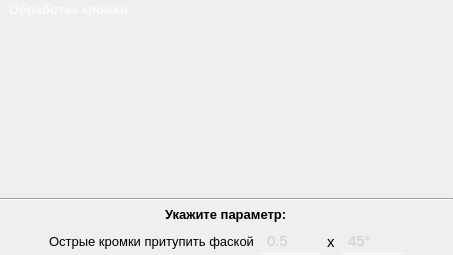
     <widget class="QWidget" name="page_meh">
      <layout class="QVBoxLayout" name="verticalLayout_3">
       <property name="leftMargin">
        <number>0</number>
       </property>
       <property name="topMargin">
        <number>0</number>
       </property>
       <property name="rightMargin">
        <number>0</number>
       </property>
       <property name="bottomMargin">
        <number>0</number>
       </property>
       <item>
        <widget class="QListWidget" name="listWidget_meh">
         <property name="sizePolicy">
          <sizepolicy hsizetype="Expanding" vsizetype="Expanding">
           <horstretch>0</horstretch>
           <verstretch>0</verstretch>
          </sizepolicy>
         </property>
         <property name="minimumSize">
          <size>
           <width>200</width>
           <height>0</height>
          </size>
         </property>
         <property name="font">
          <font>
           <pointsize>10</pointsize>
           <bold>true</bold>
          </font>
         </property>
         <property name="cursor" stdset="0">
          <cursorShape>PointingHandCursor</cursorShape>
         </property>
         <property name="styleSheet">
          <string notr="true">
/* ───────────── Сам список ───────────── */
QListWidget {
    background: transparent;
    font-size: 10pt;
	border: none;
    color: #E8EAF0;
}

/* ───────────── Элементы ───────────── */
QListWidget::item {
    background: transparent;
    border: none;
    border-radius: 12px;
    margin: 2px 6px;
    color: rgba(255, 255, 255, 0.72);
}

QListWidget::item:hover {
    background: rgba(255, 255, 255, 0.07);
    color: #FFFFFF;
}

QListWidget::item:selected {
    background: qlineargradient(x1:0, y1:0, x2:1, y2:0,
        stop:0 rgba(94, 129, 255, 0.32),
        stop:1 rgba(94, 129, 255, 0.08));
    color: #FFFFFF;
}

QListWidget::item:selected:hover {
    background: qlineargradient(x1:0, y1:0, x2:1, y2:0,
        stop:0 rgba(94, 129, 255, 0.42),
        stop:1 rgba(94, 129, 255, 0.14));
}

/* убираем рамку/пунктир при фокусе */
QListWidget:focus,
QListWidget::item:focus {
    outline: none;
    border: none;
}

/* ───────────── Вертикальный скроллбар ───────────── */
QScrollBar:vertical {
    background: transparent;
    width: 10px;
    margin: 4px 2px;
    border-radius: 5px;
}
QScrollBar::handle:vertical {
    background: rgba(255, 255, 255, 0.18);
    min-height: 30px;
    border-radius: 5px;
}
QScrollBar::handle:vertical:hover {
    background: rgba(255, 255, 255, 0.32);
}
QScrollBar::add-line:vertical,
QScrollBar::sub-line:vertical { height: 0; }
QScrollBar::add-page:vertical,
QScrollBar::sub-page:vertical { background: transparent; }

/* ───────────── Горизонтальный скроллбар ───────────── */
QScrollBar:horizontal {
    background: transparent;
    height: 10px;
    margin: 2px 4px;
    border-radius: 5px;
}
QScrollBar::handle:horizontal {
    background: rgba(255, 255, 255, 0.18);
    min-width: 30px;
    border-radius: 5px;
}
QScrollBar::handle:horizontal:hover {
    background: rgba(255, 255, 255, 0.32);
}
QScrollBar::add-line:horizontal,
QScrollBar::sub-line:horizontal { width: 0; }
QScrollBar::add-page:horizontal,
QScrollBar::sub-page:horizontal { background: transparent; }
</string>
         </property>
         <property name="tabKeyNavigation">
          <bool>false</bool>
         </property>
         <property name="alternatingRowColors">
          <bool>false</bool>
         </property>
         <item>
          <property name="text">
           <string>Обработка кромки</string>
          </property>
         </item>
        </widget>
       </item>
       <item>
        <widget class="Line" name="line">
         <property name="orientation">
          <enum>Qt::Orientation::Horizontal</enum>
         </property>
        </widget>
       </item>
       <item alignment="Qt::AlignmentFlag::AlignHCenter">
        <widget class="QLabel" name="label_21">
         <property name="font">
          <font>
           <pointsize>10</pointsize>
           <bold>true</bold>
          </font>
         </property>
         <property name="styleSheet">
          <string notr="true">background: none;</string>
         </property>
         <property name="text">
          <string>Укажите параметр:</string>
         </property>
        </widget>
       </item>
       <item>
        <widget class="QWidget" name="text_meh_1" native="true">
         <layout class="QHBoxLayout" name="horizontalLayout_3">
          <property name="topMargin">
           <number>1</number>
          </property>
          <property name="bottomMargin">
           <number>1</number>
          </property>
          <item>
           <spacer name="horizontalSpacer_5">
            <property name="orientation">
             <enum>Qt::Orientation::Horizontal</enum>
            </property>
            <property name="sizeHint" stdset="0">
             <size>
              <width>40</width>
              <height>20</height>
             </size>
            </property>
           </spacer>
          </item>
          <item>
           <widget class="QLabel" name="label_5">
            <property name="font">
             <font>
              <pointsize>10</pointsize>
             </font>
            </property>
            <property name="styleSheet">
             <string notr="true">background: none;</string>
            </property>
            <property name="text">
             <string>Острые кромки притупить фаской</string>
            </property>
           </widget>
          </item>
          <item alignment="Qt::AlignmentFlag::AlignHCenter">
           <widget class="QDoubleSpinBox" name="doubleSpinBox_faska">
            <property name="styleSheet">
             <string notr="true">QDoubleSpinBox {
	padding: 2 5 2 5;	
	border: none;
	border-bottom: 1px solid white;
	border-radius: 1px;
	background: rgba(255, 255, 255, 0);
	transition: color 0.3s ease;
	transition: border-bottom 0.4s ease;
	color: rgb(204, 204, 204);
	font-size: 11pt
}

QDoubleSpinBox:disabled {
	color: rgb(120, 106, 107);
	background: rgba(255, 255, 255, 20);
}

QDoubleSpinBox:hover {
	color: rgb(255, 255, 255)
}

QDoubleSpinBox:pressed {
	border-bottom: 1px solid white;
}
</string>
            </property>
            <property name="decimals">
             <number>1</number>
            </property>
            <property name="maximum">
             <double>10.000000000000000</double>
            </property>
            <property name="singleStep">
             <double>0.500000000000000</double>
            </property>
            <property name="value">
             <double>0.500000000000000</double>
            </property>
           </widget>
          </item>
          <item>
           <widget class="QLabel" name="label_7">
            <property name="font">
             <font>
              <pointsize>11</pointsize>
             </font>
            </property>
            <property name="styleSheet">
             <string notr="true">background: none;</string>
            </property>
            <property name="text">
             <string>х</string>
            </property>
           </widget>
          </item>
          <item alignment="Qt::AlignmentFlag::AlignHCenter">
           <widget class="QSpinBox" name="spinBox_angle">
            <property name="font">
             <font>
              <pointsize>11</pointsize>
             </font>
            </property>
            <property name="styleSheet">
             <string notr="true">QSpinBox {
	padding: 2 5 2 5;	
	border: none;
	border-bottom: 1px solid white;
	border-radius: 1px;
	background: rgba(255, 255, 255, 0);
	transition: color 0.3s ease;
	transition: border-bottom 0.4s ease;
	color: rgb(204, 204, 204);
	font-size: 11pt
}

QSpinBox:disabled {
	color: rgb(120, 106, 107);
	background: rgba(255, 255, 255, 20);
}

QSpinBox:hover {
	color: rgb(255, 255, 255)
}

QSpinBox:pressed {
	border-bottom: 1px solid white;
}
</string>
            </property>
            <property name="suffix">
             <string>°</string>
            </property>
            <property name="minimum">
             <number>1</number>
            </property>
            <property name="maximum">
             <number>100</number>
            </property>
            <property name="value">
             <number>45</number>
            </property>
           </widget>
          </item>
          <item>
           <spacer name="horizontalSpacer_6">
            <property name="orientation">
             <enum>Qt::Orientation::Horizontal</enum>
            </property>
            <property name="sizeHint" stdset="0">
             <size>
              <width>40</width>
              <height>20</height>
             </size>
            </property>
           </spacer>
          </item>
         </layout>
        </widget>
       </item>
      </layout>
     </widget>
